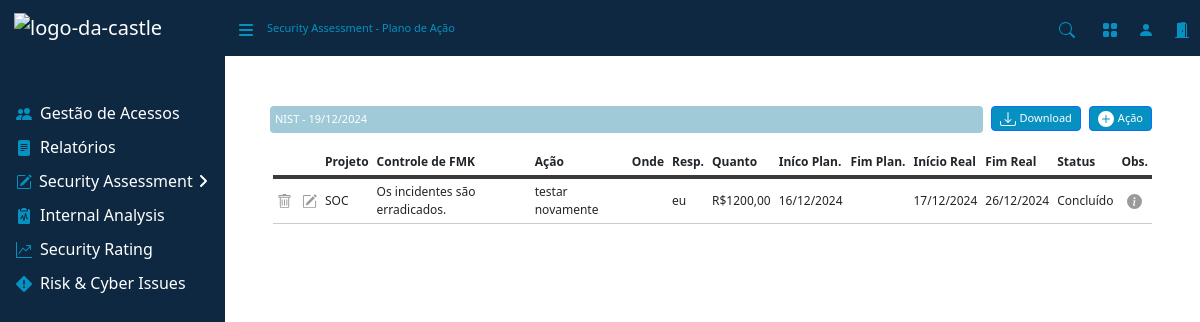
Screenshot of /cad_planodeacao/38/ with the database file from the repository.
### assessment/models.py (models this page shows, shortened)
class PlanoAcaoModel(models.Model):
    CONCLUIDO = 'Concluído'
    ANDAMENTO = 'Andamento'
    INICIAR = 'Iniciar'
    CRITERIO_CHOICES = [
        (CONCLUIDO, 'Concluído'),
        (ANDAMENTO, 'Andamento'),
        (INICIAR, 'Iniciar'),
    ]
    assessment = models.ForeignKey(AssessmentModel, on_delete=models.CASCADE, related_name='plano_acao_model')
    data_upload = models.DateField(auto_now_add=True)
    nome = models.CharField(max_length=255)
    data_assess = models.DateField()
    acoes_cad = models.IntegerField()
    custo_estimado = models.FloatField()
    conclusao = models.FloatField()
    status = models.CharField(max_length=20, choices=CRITERIO_CHOICES)

class CadPlanodeAcaoModel(models.Model):
    GOVERRNAÇA_e_ESTRATEGIA = 'Governança e Estratégia'
    GESTAO_de_RISCOS = 'Gestão de Riscos'
    GESTAO_de_TERCEIROS = 'Gestão de Terceiros'
    PRIVACIDADE = 'Privacidade'
    GESTAO_de_IDENTIDADE_e_ACESSOS = 'Gestão de Identidade e Acessos'
    GESTAO_de_ATIVOS = 'Gestão de Ativos'
    SECURITY_MOBILE = 'Security Mobile (computadores e celulares)'
    CLOUD_SECURITY = 'Cloud Security'
    PROTECACAO_DA_INFRAESTRUTURA = 'Proteção da Infraestrutura'
    GESTAO_de_CONFORMIDADES = 'Gestão de Conformidades'
    GESTAO_de_VULNERABILIDADES = 'Gestão de Vulnerabilidades'
    GESTAO_de_PATCH = 'Gestão de Patch'
    DESENVOLVIMENTO_SEGURO = 'Desenvolvimento Seguro'
    GESTAO_de_CRISE = 'Gestão de Crise e Continuidade do Negócio'
    GESTAO_de_INCIDENTES = 'Gestão de Incidentes'
    PALNO_de_BACKUP = 'Plano de Backup e Recuperação'
    SOC ='SOC'
    CONSCIENTIZAÇAO = 'Conscientização'
    CRITERIO_CHOICES = [
        (GOVERRNAÇA_e_ESTRATEGIA, 'Governança e Estratégia'),
        (GESTAO_de_RISCOS, 'Gestão de Riscos'),
        (GESTAO_de_TERCEIROS, 'Gestão de Terceiros'),
        (PRIVACIDADE, 'Privacidade'),
        (GESTAO_de_IDENTIDADE_e_ACESSOS, 'Gestão de Identidade e Acessos'),
        (GESTAO_de_ATIVOS, 'Gestão de Ativos'),
        (SECURITY_MOBILE, 'Security Mobile (computadores e celulares)'),
        (CLOUD_SECURITY, 'Cloud Security'),
        (PROTECACAO_DA_INFRAESTRUTURA, 'Proteção da Infraestrutura'),
        (GESTAO_de_CONFORMIDADES, 'Gestão de Conformidades'),
        (GESTAO_de_VULNERABILIDADES, 'Gestão de Vulnerabilidades'),
        (GESTAO_de_PATCH, 'Gestão de Patch'),
        (DESENVOLVIMENTO_SEGURO, 'Desenvolvimento Seguro'),
        (GESTAO_de_CRISE, 'Gestão de Crise e Continuidade do Negócio'),
        (GESTAO_de_INCIDENTES, 'Gestão de Incidentes'),
        (PALNO_de_BACKUP, 'Plano de Backup e Recuperação'),
        (SOC, 'SOC'),
        (CONSCIENTIZAÇAO, 'Conscientização'),
    ]
    planoacao = models.ForeignKey(PlanoAcaoModel, on_delete=models.CASCADE, related_name='cad_planode_acao_model')
    projeto = models.CharField(max_length=255, null=False, blank=False, choices=CRITERIO_CHOICES)
    subcontrole = models.CharField(max_length=255, null=False, blank=False)
    acao = models.CharField(max_length=255, null=False, blank=False)
    onde = models.CharField(max_length=255, blank=True)
    responsavel = models.CharField(max_length=255, null=False, blank=False)
    quanto = models.CharField(max_length=255, blank=True)
    inicio_pla = models.DateField(blank=True, null=True)
    fim_pla = models.DateField(blank=True, null=True)
    inicio_real = models.DateField(blank=True, null=True)
    fim_real = models.DateField(blank=True, null=True)
    status = models.CharField(max_length=20, blank=True)
    observacao = models.TextField(null=True, blank=True)

### assessment/views/cad_plano_acao.py (the view, shortened to what this page needs)
# urls.py: path('cad_planodeacao/<int:id>/', views.CadPlanodeAcao.as_view(), name='cad_planodeacao'),
class CadPlanodeAcao(View):
    template_name = 'paginas/cad_plano_acao.html'
    def get(self, request, id):
        acao = PlanoAcaoModel.objects.get(id=id)
        cad_acoes = CadPlanodeAcaoModel.objects.filter(planoacao=acao)
        form1 = MeuModeloAcaoForm()
        form2 = MeuModeloAcaoEditForm()
        assessment = acao.assessment
        subcontrole_choices = get_subcontrole_choices(assessment)
        form1.fields['subcontrole'].choices = subcontrole_choices
        form2.fields['subcontrole'].choices = subcontrole_choices
        return render(request, self.template_name, {
            'acao': acao,
            'cad_acoes': cad_acoes,
            'acao_id': id,
            'form1': form1,
            'form2': form2
        })

### assessment/views/cad_plano_acao.py (called while the page is built)
def get_subcontrole_choices(assessment):
    if NistModel.objects.filter(assessment=assessment).exists():
        return NistModel.objects.filter(assessment=assessment).values_list('id', 'subcategoria')
    elif IsoModel.objects.filter(assessment=assessment).exists():
        return IsoModel.objects.filter(assessment=assessment).values_list('id', 'categoria')
    elif CisModel.objects.filter(assessment=assessment).exists():
        return CisModel.objects.filter(assessment=assessment).values_list('id', 'subConjunto')
    elif PlanilhaGenericaModel.objects.filter(assessment=assessment).exists():
        return PlanilhaGenericaModel.objects.filter(assessment=assessment).values_list('id', 'subControle')
    return []

### assessment/templates/paginas/cad_plano_acao.html (shortened to what this page needs)
{% extends 'base.html' %}
{% load crispy_forms_tags %}
{% load static %}
{% block nav %}
    <div class="d-none d-md-inline-block sb-sidenav-menu-heading font-small" style="color: #0691c0;">
        Security Assessment - Plano de Ação
    </div>
{% endblock %}
{% block content %}
<main>
    <div class="d-flex mb-3" style="margin-top: 50px; margin-left: 45px; margin-right: 40px;">
        <div class="d-none d-md-inline-block btn-primary d-flex me-2" style="background-color: #a0cad8; color: white; font-size: 11px; border-radius: 4px; padding: 5px; width: 100%; justify-content: flex-start;">
            <div>{{acao.nome}} - {{acao.data_assess|date:"d/m/Y"}}</div>
        </div>
        <button type="button" onclick="window.location.href='{% url 'exportar_excel' acao_id %}'" class="btn btn-primary btn-sm font-small text-center d-flex align-items-center justify-content-center me-2">
            Download
        </button>
        <button type="button" class="btn btn-primary btn-sm font-small text-center d-flex align-items-center justify-content-center me-2" data-bs-toggle="modal" data-bs-target="#uploadModal">
            <svg width="16" height="16" fill="currentColor" class="bi bi-plus-circle-fill me-1" viewBox="0 0 16 16">
                <path d="M16 8A8 8 0 1 1 0 8a8 8 0 0 1 16 0M8.5 4.5a.5.5 0 0 0-1 0v3h-3a.5.5 0 0 0 0 1h3v3a.5.5 0 0 0 1 0v-3h3a.5.5 0 0 0 0-1h-3z"/>
            </svg>
            Ação
        </button>
    </div>
    <div class="table-responsive font-middle px-5">
        <table class="table-sm">
            <thead>
                <tr>
                    <th scope="col"></th>
                    <th scope="col">Projeto</th>
                    <th scope="col">Controle de FMK</th>
                    <th scope="col">Ação</th>
                    <th scope="col">Onde</th>
                    <th scope="col">Resp.</th>
                    <th scope="col">Quanto</th>
                    <th scope="col">Iníco Plan.</th>
                    <th scope="col">Fim Plan.</th>
                    <th scope="col">Início Real</th>
                    <th scope="col">Fim Real</th>
                    <th scope="col">Status</th>
                    <th scope="col" style="text-align: center;">Obs.</th>
                </tr>
            </thead>
            <tbody>
                {% for cad_acao in cad_acoes %}
                <tr>
                    <td>
                        <div class="icon-container" style="display: flex; gap: 10px;">
                            <span class="btn-delete" data-id="{{ cad_acao.id }}" data-bs-toggle="modal" data-bs-target="#confirmDeleteModal">
                            </span>
                            <span class="editar-cad-palno-acao" data-id="{{ cad_acao.id }}" data-bs-toggle="modal" data-bs-target="#editarCadPlanoModal">
                            </span>
                        </div>
                    </td>
                    <td>{{ cad_acao.projeto }}</td>
                    <td>{{ cad_acao.subcontrole }}</td>
                    <td>{{ cad_acao.acao }}</td>
                    <td>{{ cad_acao.onde }}</td>
                    <td>{{ cad_acao.responsavel }}</td>
                    <td>
                        {% if cad_acao.quanto != "" %}
                            R${{ cad_acao.quanto|floatformat:2 }}
                        {% endif %}
                    </td>
                    <td style="white-space: nowrap;">{{ cad_acao.inicio_pla|date:"d/m/Y"|default_if_none:"" }}</td>
                    <td style="white-space: nowrap;">{{ cad_acao.fim_pla|date:"d/m/Y"|default_if_none:"" }}</td>
                    <td style="white-space: nowrap;">{{ cad_acao.inicio_real|date:"d/m/Y"|default_if_none:"" }}</td>
                    <td style="white-space: nowrap;">{{ cad_acao.fim_real|date:"d/m/Y"|default_if_none:"" }}</td>
                    <td>{{ cad_acao.status }}</td>
                    <td style="text-align: center;">
                        <div class="icon-container">
                            <span data-bs-toggle="modal" data-bs-target="#observacaoModal" data-observacao="{{ cad_acao.observacao }}">
                            </span>
                        </div>
                    </td>
                {% empty %}
                <tr>
                    <td colspan="13">Nenhuma avaliação registradas.</td>
                </tr>
                {% endfor %}
            </tbody>
        </table>
    </div>
</main>
{% endblock %}

### static/assets/css/myStyles.css (style rules this page uses)
.font-middle { font-size: 12px; }
table thead tr { text-align: left; border-bottom: 4px solid #3b3939; }
table tbody tr { border-bottom: 1px solid #ccc; }
table td, table th { border: none; }
.btn-sm { height: 25px; font-size: 11px; background-color: #0691c0; }
svg.bi-gear-fill { width: 15px; height: 15px; fill: #787575bd; cursor: pointer; }

### static/assets/css/forms.css (style rules this page uses)
.font-small { font-size: 11px; }
.btn-sm { height: 25px; font-size: 11px; background-color: #0691c0; }
svg.bi-gear-fill { width: 15px; height: 15px; fill: #787575bd; cursor: pointer; }
th { white-space: nowrap; text-align: left; padding: 5px; }

### rows the page displays
PlanoAcaoModel: nome "NIST", data_assess "19/12/2024"
CadPlanodeAcaoModel: projeto "SOC", subcontrole "Os incidentes são erradicados.", acao "testar novamente", responsavel "eu", quanto "1200,00", inicio_pla "16/12/2024", inicio_real "17/12/2024", fim_real "26/12/2024", status "Concluído"
